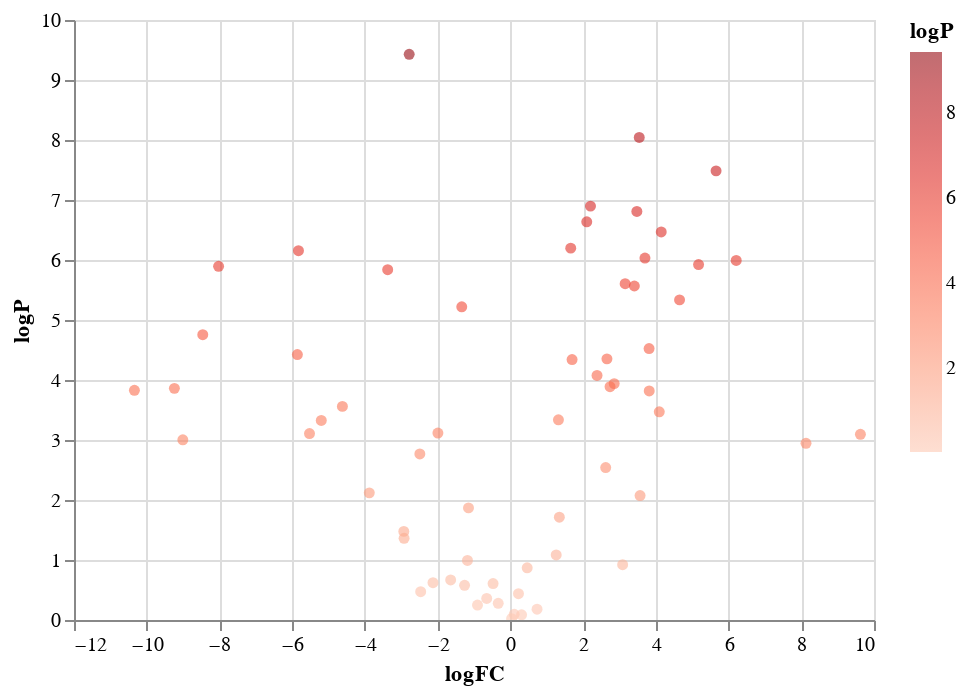

Notebook source saved alongside this figure:
### Markdown cell above
#### vulcano plot

### Code cell
xscale = alt.Scale(type='log')
alt.Chart(Stats).mark_circle(opacity= .6).encode(
    y='logP',
    x='logFC',
    color=alt.Color('logP',scale=alt.Scale(scheme='reds')),
    tooltip=['Name','HF','chow' ]
).interactive()


#non interactive plot
#sns.scatterplot(y='logP',x='logFC',data=Stats)

### Figure 1 — Vega-Lite specification as saved in the notebook (floating-point values rounded to 4 significant figures)
{"config": {"view": {"continuousWidth": 400, "continuousHeight": 300}}, "data": {"name": "data-c7fe2d2cc1453a8834490210e91bc4eb"}, "mark": {"type": "circle", "opacity": 0.6}, "encoding": {"color": {"type": "quantitative", "field": "logP", "scale": {"scheme": "reds"}}, "tooltip": [{"type": "nominal", "field": "Name"}, {"type": "quantitative", "field": "HF"}, {"type": "quantitative", "field": "chow"}], "x": {"type": "quantitative", "field": "logFC"}, "y": {"type": "quantitative", "field": "logP"}}, "selection": {"selector001": {"type": "interval", "bind": "scales", "encodings": ["x", "y"]}}, "$schema": "https://vega.github.io/schema/vega-lite/v4.0.0.json", "datasets": {"data-c7fe2d2cc1453a8834490210e91bc4eb": [{"HF": 2.052, "chow": -1.493, "logFC": 3.544, "Pvalue": 9.067e-09, "logP": 8.043, "Name": "Acetatifactor MAG01"}, {"HF": -0.8566, "chow": 0.4801, "logFC": -1.337, "Pvalue": 6.036e-06, "logP": 5.219, "Name": "CAG-485 sp002361155"}, {"HF": -0.9313, "chow": 1.061, "logFC": -1.993, "Pvalue": 0.0007654, "logP": 3.116, "Name": "CAG-95 sp000403495"}, {"HF": 3.532, "chow": -1.643, "logFC": 5.175, "Pvalue": 1.193e-06, "logP": 5.923, "Name": "Lachnospiraceae MAG04"}, {"HF": 1.608, "chow": 0.286, "logFC": 1.322, "Pvalue": 0.0004603, "logP": 3.337, "Name": "An181 MAG05"}, {"HF": 1.871, "chow": -2.782, "logFC": 4.653, "Pvalue": 4.623e-06, "logP": 5.335, "Name": "Lachnospiraceae MAG06"}, {"HF": 0.9249, "chow": -2.776, "logFC": 3.701, "Pvalue": 9.284e-07, "logP": 6.032, "Name": "Dorea MAG07"}, {"HF": 1.006, "chow": -8.62, "logFC": 9.627, "Pvalue": 0.0008046, "logP": 3.094, "Name": "Lactobacillus johnsonii"}, {"HF": -2.313, "chow": 5.711, "logFC": -8.024, "Pvalue": 1.272e-06, "logP": 5.896, "Name": "CAG-485 MAG09"}, {"HF": 1.438, "chow": 4.22, "logFC": -2.782, "Pvalue": 3.725e-10, "logP": 9.429, "Name": "UBA7173 sp001689485"}, {"HF": -1.162, "chow": -9.292, "logFC": 8.13, "Pvalue": 0.001135, "logP": 2.945, "Name": "Limosilactobacillus reuteri"}, {"HF": 0.07127, "chow": -3.016, "logFC": 3.087, "Pvalue": 0.1199, "logP": 0.9212, "Name": "Eubacterium_R MAG12"}, {"HF": -2.895, "chow": 0.9846, "logFC": -3.88, "Pvalue": 0.007605, "logP": 2.119, "Name": "Lachnospiraceae MAG13"}, {"HF": -5.412, "chow": 0.4459, "logFC": -5.858, "Pvalue": 3.764e-05, "logP": 4.424, "Name": "CAG-485 MAG14"}, {"HF": -1.353, "chow": -5.448, "logFC": 4.095, "Pvalue": 0.0003387, "logP": 3.47, "Name": "UBA7182 MAG15"}, {"HF": 4.92, "chow": 5.571, "logFC": -0.6507, "Pvalue": 0.4376, "logP": 0.3589, "Name": "Akkermansia muciniphila"}, {"HF": -1.947, "chow": -0.6879, "logFC": -1.259, "Pvalue": 0.2642, "logP": 0.5781, "Name": "Acetatifactor MAG17"}, {"HF": 1.639, "chow": -0.5655, "logFC": 2.204, "Pvalue": 1.264e-07, "logP": 6.898, "Name": "Lawsonibacter MAG18"}, {"HF": 1.999, "chow": -1.48, "logFC": 3.479, "Pvalue": 1.551e-07, "logP": 6.809, "Name": "Angelakisella MAG19"}, {"HF": 5.103, "chow": 2.362, "logFC": 2.741, "Pvalue": 0.0001291, "logP": 3.889, "Name": "Kineothrix sp000403275"}, {"HF": 1.183, "chow": -1.438, "logFC": 2.621, "Pvalue": 0.002884, "logP": 2.54, "Name": "Oscillospiraceae MAG21"}, {"HF": -4.666, "chow": 0.534, "logFC": -5.2, "Pvalue": 0.0004727, "logP": 3.325, "Name": "UBA3700 MAG22"}, {"HF": -0.2942, "chow": -1.028, "logFC": 0.7337, "Pvalue": 0.661, "logP": 0.1798, "Name": "Kineothrix MAG23"}, {"HF": 1.889, "chow": 2.364, "logFC": -0.4756, "Pvalue": 0.2473, "logP": 0.6068, "Name": "Alistipes sp002362235"}, {"HF": 1.183, "chow": 2.086, "logFC": -0.9037, "Pvalue": 0.5628, "logP": 0.2497, "Name": "Paramuribaculum MAG25"}, {"HF": -1.793, "chow": 0.6959, "logFC": -2.489, "Pvalue": 0.001709, "logP": 2.767, "Name": "Rs-D84 MAG26"}, {"HF": -10.46, "chow": -1.457, "logFC": -9.007, "Pvalue": 0.0009913, "logP": 3.004, "Name": "UBA3700 MAG27"}, {"HF": 0.9654, "chow": -1.418, "logFC": 2.383, "Pvalue": 8.394e-05, "logP": 4.076, "Name": "1XD42-69 MAG28"}, {"HF": -8.764, "chow": -5.834, "logFC": -2.93, "Pvalue": 0.03334, "logP": 1.477, "Name": "Zag111 MAG29"}, {"HF": 2.124, "chow": -0.7313, "logFC": 2.855, "Pvalue": 0.0001149, "logP": 3.94, "Name": "Ligilactobacillus murinus"}, {"HF": 4.13, "chow": -2.081, "logFC": 6.211, "Pvalue": 1.018e-06, "logP": 5.992, "Name": "Acetatifactor MAG31"}, {"HF": 2.584, "chow": -0.8256, "logFC": 3.409, "Pvalue": 2.712e-06, "logP": 5.567, "Name": "1XD42-69 MAG32"}, {"HF": -2.604, "chow": -0.1384, "logFC": -2.466, "Pvalue": 0.3377, "logP": 0.4715, "Name": "NM07-P-09 sp004793925"}, {"HF": -5.326, "chow": 3.133, "logFC": -8.459, "Pvalue": 1.755e-05, "logP": 4.756, "Name": "CAG-485 MAG34"}, {"HF": -0.06128, "chow": 5.463, "logFC": -5.524, "Pvalue": 0.0007805, "logP": 3.108, "Name": "UBA7173 sp001915385"}, {"HF": 1.812, "chow": 0.1517, "logFC": 1.66, "Pvalue": 6.344e-07, "logP": 6.198, "Name": "Dorea MAG36"}, {"HF": 2.14, "chow": -1.427, "logFC": 3.567, "Pvalue": 0.008435, "logP": 2.074, "Name": "Acetatifactor MAG37"}, {"HF": 4.092, "chow": 2.831, "logFC": 1.261, "Pvalue": 0.08251, "logP": 1.083, "Name": "RC9 sp002298075"}, {"HF": -11.96, "chow": -1.622, "logFC": -10.34, "Pvalue": 0.0001482, "logP": 3.829, "Name": "Parasutterella sp900552195"}, {"HF": 2.182, "chow": 4.31, "logFC": -2.128, "Pvalue": 0.2391, "logP": 0.6215, "Name": "Faecalibaculum rodentium"}, {"HF": 1.776, "chow": 0.07905, "logFC": 1.697, "Pvalue": 4.563e-05, "logP": 4.341, "Name": "Oscillospiraceae MAG41"}, {"HF": 0.2022, "chow": -3.613, "logFC": 3.815, "Pvalue": 2.991e-05, "logP": 4.524, "Name": "Erysipelatoclostridium cocleatum"}, {"HF": 1.614, "chow": -2.204, "logFC": 3.819, "Pvalue": 0.000152, "logP": 3.818, "Name": "CAG-95 MAG43"}, {"HF": -1.922, "chow": -0.7709, "logFC": -1.151, "Pvalue": 0.01353, "logP": 1.869, "Name": "Alistipes sp002428825"}, {"HF": 3.366, "chow": 4.546, "logFC": -1.18, "Pvalue": 0.1017, "logP": 0.9926, "Name": "Phocaeicola vulgatus"}, {"HF": 2.11, "chow": 0.7632, "logFC": 1.347, "Pvalue": 0.01934, "logP": 1.714, "Name": "UBA9475 MAG46"}, {"HF": 2.315, "chow": -1.834, "logFC": 4.149, "Pvalue": 3.401e-07, "logP": 6.468, "Name": "Acetatifactor MAG47"}, {"HF": 0.1368, "chow": 3.059, "logFC": -2.923, "Pvalue": 0.04349, "logP": 1.362, "Name": "Paramuribaculum sp900553585"}, {"HF": -0.1048, "chow": 5.722, "logFC": -5.827, "Pvalue": 6.996e-07, "logP": 6.155, "Name": "Bacteroides intestinalis"}, {"HF": 2.414, "chow": -3.242, "logFC": 5.657, "Pvalue": 3.269e-08, "logP": 7.486, "Name": "UBA9475 MAG50"}, {"HF": 0.7566, "chow": 0.6513, "logFC": 0.1053, "Pvalue": 0.8035, "logP": 0.09504, "Name": "Mucispirillum schaedleri"}, {"HF": 1.798, "chow": -0.8574, "logFC": 2.655, "Pvalue": 4.443e-05, "logP": 4.352, "Name": "Acetatifactor MAG52"}, {"HF": 2.979, "chow": 0.8784, "logFC": 2.1, "Pvalue": 2.308e-07, "logP": 6.637, "Name": "14-2 MAG53"}, {"HF": 2.972, "chow": 2.749, "logFC": 0.2233, "Pvalue": 0.3641, "logP": 0.4388, "Name": "Mailhella MAG54"}, {"HF": 0.2168, "chow": 3.591, "logFC": -3.374, "Pvalue": 1.448e-06, "logP": 5.839, "Name": "1XD8-76 MAG55"}, {"HF": 1.238, "chow": 1.571, "logFC": -0.3336, "Pvalue": 0.5271, "logP": 0.2781, "Name": "Parabacteroides goldsteinii"}, {"HF": -2.656, "chow": 1.963, "logFC": -4.619, "Pvalue": 0.0002754, "logP": 3.56, "Name": "CAG-873 MAG57"}, {"HF": 0.5356, "chow": 0.2268, "logFC": 0.3087, "Pvalue": 0.8182, "logP": 0.08716, "Name": "Phocaeicola sp002493165"}, {"HF": 1.403, "chow": -1.753, "logFC": 3.157, "Pvalue": 2.485e-06, "logP": 5.605, "Name": "Oscillospiraceae MAG59"}, {"HF": -11.1, "chow": -1.857, "logFC": -9.239, "Pvalue": 0.0001378, "logP": 3.861, "Name": "Paramuribaculum MAG60"}, {"HF": -0.8324, "chow": 0.8095, "logFC": -1.642, "Pvalue": 0.215, "logP": 0.6675, "Name": "Paramuribaculum MAG61"}, {"HF": 2.06, "chow": 1.598, "logFC": 0.4625, "Pvalue": 0.1349, "logP": 0.8698, "Name": "Odoribacter MAG62"}, {"HF": 1.073, "chow": 1.038, "logFC": 0.03474, "Pvalue": 0.9493, "logP": 0.02259, "Name": "Oscillospiraceae MAG63"}]}}
